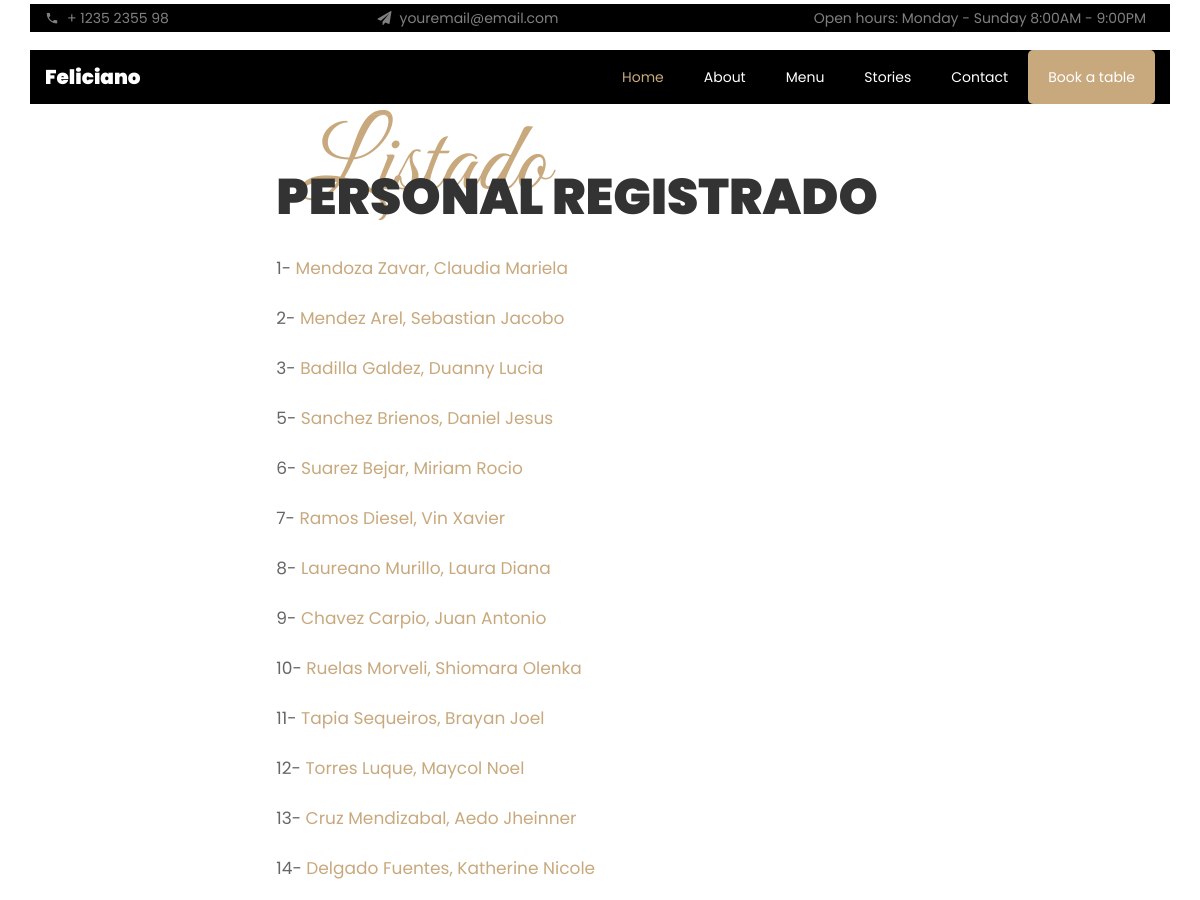
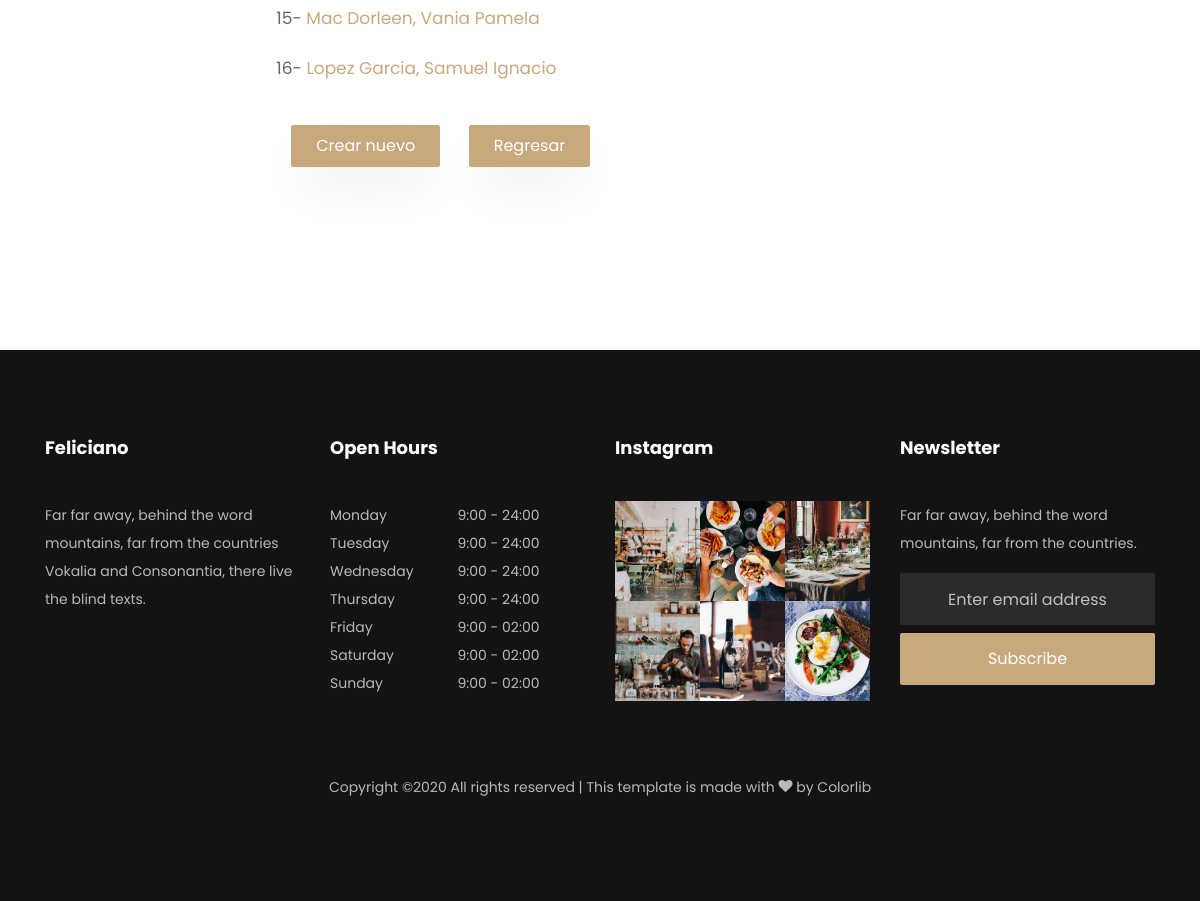
/persona/personal/, run on the app's committed database (2 pictures, top to bottom).
### persona/models.py (models this page shows)
class Personal(models.Model):
	nombre = models.CharField(max_length=100)
	apellido = models.CharField(max_length=100)
	id_trabajo = models.IntegerField()
	dni = models.IntegerField()
	edad = models.IntegerField()
	sexo = models.CharField(max_length=100, choices=genero, default='otro')
	telefono = models.IntegerField()
	direc = models.CharField(max_length=100)
	correo = models.CharField(max_length=50)
	cap_esp = models.BooleanField(default=False)
	def get_absolute_url(self):
		return reverse('persona:personal-detail', kwargs = {'pk': self.id})

### persona/views.py (the view)
# urls.py: path('personal/', PersonalListView.as_view(), name='personal-list'),
class PersonalListView(ListView):
	model = Personal

### persona/templates/persona/personal_list.html (shortened to what this page needs)
{% load static %}
<!DOCTYPE html>
<html lang="en">
  <head>
    <link rel="stylesheet" href="{% static 'css/open-iconic-bootstrap.min.css' %}">
    <link rel="stylesheet" href="{% static 'css/animate.css' %}">
    <link rel="stylesheet" href="{% static 'css/owl.carousel.min.css' %}">
    <link rel="stylesheet" href="{% static 'css/owl.theme.default.min.css' %}">
    <link rel="stylesheet" href="{% static 'css/magnific-popup.css' %}">
    <link rel="stylesheet" href="{% static 'css/aos.css' %}">
    <link rel="stylesheet" href="{% static 'css/ionicons.min.css' %}">
    <link rel="stylesheet" href="{% static 'css/bootstrap-datepicker.css' %}">
    <link rel="stylesheet" href="{% static 'css/jquery.timepicker.css' %}">
    <link rel="stylesheet" href="{% static 'css/flaticon.css' %}">
    <link rel="stylesheet" href="{% static 'css/icomoon.css' %}">
    <link rel="stylesheet" href="{% static 'css/style.css' %}">
  </head>
  <body>
    <div class="py-1 bg-black top">
    	<div class="container" style="background-color: black">
    		<div class="row no-gutters d-flex align-items-start align-items-center px-md-0">
	    		<div class="col-lg-12 d-block">
		    		<div class="row d-flex">
		    			<div class="col-md pr-4 d-flex topper align-items-center">
					    	<div class="icon mr-2 d-flex justify-content-center align-items-center"><span class="icon-phone2"></span></div>
						    <span class="text">+ 1235 2355 98</span>
					    </div>
					    <div class="col-md pr-4 d-flex topper align-items-center">
					    	<div class="icon mr-2 d-flex justify-content-center align-items-center"><span class="icon-paper-plane"></span></div>
						    <span class="text">youremail@email.com</span>
					    </div>
					    <div class="col-md-5 pr-4 d-flex topper align-items-center text-lg-right justify-content-end">
						    <p class="mb-0 register-link"><span>Open hours:</span> <span>Monday - Sunday</span> <span>8:00AM - 9:00PM</span></p>
					    </div>
				    </div>
			    </div>
		    </div>
		  </div>
    </div>
	  <nav class="navbar navbar-expand-lg navbar-dark ftco_navbar bg-dark ftco-navbar-light" id="ftco-navbar">
	    <div class="container" style="background-color: black">
	      <a class="navbar-brand" href="index.html">Feliciano</a>
	      <div class="collapse navbar-collapse" id="ftco-nav">
	        <ul class="navbar-nav ml-auto">
	        	<li class="nav-item active"><a href="index.html" class="nav-link">Home</a></li>
	        	<li class="nav-item"><a href="about.html" class="nav-link">About</a></li>
	        	<li class="nav-item"><a href="menu.html" class="nav-link">Menu</a></li>
	        	<li class="nav-item"><a href="blog.html" class="nav-link">Stories</a></li>
	          <li class="nav-item"><a href="contact.html" class="nav-link">Contact</a></li>
	          <li class="nav-item cta"><a href="reservation.html" class="nav-link">Book a table</a></li>
	        </ul>
	      </div>
	    </div>
	  </nav>
	<section class="ftco-section contact-section">
		<div class="container">
			<div class=" justify-content-center d-flex no-gutters">
		        <div class="col-md-7 order-md-last ftco-animate makereservation ">
			       	<div class="py-md-5">
				       	<div class="heading-section ftco-animate mb-4">
				         	<span class="subheading ml-4">Listado</span>
				            <h2 class="mb-8">PERSONAL REGISTRADO</h2>
				        </div>
						<div class="form-group">
						    {% block body %}
							{% for instance in object_list %}
								<p>{{ instance.id }}-
									<a href='{{ instance.get_absolute_url }}'>{{instance.apellido}}, {{ instance.nombre }}</a>
								</p>
							{% endfor %}
				        </div>
				        <div class="col-md-12 mt-3">
				           	<div class="form-group">
								<a href="create/" class="btn btn-primary py-2 px-4 mr-4 mt-4">Crear nuevo</a>
								<a href="../" class="btn btn-primary py-2 px-4 mr-4 mt-4">Regresar</a>
				           	</div>
				        </div>
				        {% endblock%}
				    </div>
			    </div>
			</div>
		</div>
	</section>
	<footer class="ftco-footer ftco-bg-dark ftco-section">
        <div class="container">
        	<div class="row mb-5">
	          	<div class="col-md-6 col-lg-3">
	            	<div class="ftco-footer-widget mb-4">
	              		<h2 class="ftco-heading-2">Feliciano</h2>
	              		<p>Far far away, behind the word mountains, far from the countries Vokalia and Consonantia, there live the blind texts.</p>
			            <ul class="ftco-footer-social list-unstyled float-md-left float-lft mt-3">
			            </ul>
	            	</div>
	          	</div>
	            <div class="col-md-6 col-lg-3">
	            	<div class="ftco-footer-widget mb-4">
	              		<h2 class="ftco-heading-2">Open Hours</h2>
			            <ul class="list-unstyled open-hours">
			                <li class="d-flex"><span>Monday</span><span>9:00 - 24:00</span></li>
			                <li class="d-flex"><span>Tuesday</span><span>9:00 - 24:00</span></li>
			                <li class="d-flex"><span>Wednesday</span><span>9:00 - 24:00</span></li>
			                <li class="d-flex"><span>Thursday</span><span>9:00 - 24:00</span></li>
			                <li class="d-flex"><span>Friday</span><span>9:00 - 02:00</span></li>
			                <li class="d-flex"><span>Saturday</span><span>9:00 - 02:00</span></li>
			                <li class="d-flex"><span>Sunday</span><span> 9:00 - 02:00</span></li>
			            </ul>
	            	</div>
	            </div>
		        <div class="col-md-6 col-lg-3">
		            <div class="ftco-footer-widget mb-4">
		        	    <h2 class="ftco-heading-2">Instagram</h2>
		            	<div class="thumb d-sm-flex">
			              	<a href="#" class="thumb-menu img" style="background-image: url({% static 'images/insta-1.jpg' %});">
			             	</a>
			            	<a href="#" class="thumb-menu img" style="background-image: url({% static 'images/insta-2.jpg' %});">
			            	</a>
			            	<a href="#" class="thumb-menu img" style="background-image: url({% static 'images/insta-3.jpg' %});">
			            	</a>
			            </div>
			            <div class="thumb d-flex">
			            	<a href="#" class="thumb-menu img" style="background-image: url({% static 'images/insta-4.jpg' %});">
			            	</a>
			            	<a href="#" class="thumb-menu img" style="background-image: url({% static 'images/insta-5.jpg' %});">
			            	</a>
			            	<a href="#" class="thumb-menu img" style="background-image: url({% static 'images/insta-6.jpg' %});">
			            	</a>
			            </div>
		            </div>
		        </div>
		        <div class="col-md-6 col-lg-3">
		            <div class="ftco-footer-widget mb-4">
		            	<h2 class="ftco-heading-2">Newsletter</h2>
		            	<p>Far far away, behind the word mountains, far from the countries.</p>
		                <form action="#" class="subscribe-form">
		          	      	<div class="form-group">
		            	    	<input type="text" class="form-control mb-2 text-center" placeholder="Enter email address">
		                		<input type="submit" value="Subscribe" class="form-control submit px-3">
		                	</div>
		              	</form>
		            </div>
		        </div>
        	</div>
        	<div class="row">
          		<div class="col-md-12 text-center">
            		<p>
  					Copyright &copy;<script>document.write(new Date().getFullYear());</script> All rights reserved | This template is made with <i class="icon-heart" aria-hidden="true"></i> by <a href="https://colorlib.com" target="_blank">Colorlib</a>
  					</p>
          		</div>
        	</div>
      	</div>
    </footer>
    </body>
</html>

### static/css/icomoon.css (style rules this page uses)
[class^="icon-"], [class*=" icon-"] { font-family: 'icomoon' !important; speak: none; font-style: normal; font-weight: normal; font-variant: normal; text-transform: none; line-height: 1; -webkit-font-smoothing: antialiased; -moz-osx-font-smoothing: grayscale; }
.icon-heart:before { content: "\f004"; }
.icon-paper-plane:before { content: "\f1d8"; }
.icon-phone2:before { content: "\e0cd"; }

### data on the page
Personal: id "1", apellido "Mendoza Zavar", nombre "Claudia Mariela"
Personal: id "2", apellido "Mendez Arel", nombre "Sebastian Jacobo"
Personal: id "3", apellido "Badilla Galdez", nombre "Duanny Lucia"
Personal: id "5", apellido "Sanchez Brienos", nombre "Daniel Jesus"
Personal: id "6", apellido "Suarez Bejar", nombre "Miriam Rocio"
Personal: id "7", apellido "Ramos Diesel", nombre "Vin Xavier"
Personal: id "8", apellido "Laureano Murillo", nombre "Laura Diana"
Personal: id "9", apellido "Chavez Carpio", nombre "Juan Antonio"
Personal: id "10", apellido "Ruelas Morveli", nombre "Shiomara Olenka"
Personal: id "11", apellido "Tapia Sequeiros", nombre "Brayan Joel"
Personal: id "12", apellido "Torres Luque", nombre "Maycol Noel"
Personal: id "13", apellido "Cruz Mendizabal", nombre "Aedo Jheinner"
Personal: id "14", apellido "Delgado Fuentes", nombre "Katherine Nicole"
Personal: id "15", apellido "Mac Dorleen", nombre "Vania Pamela"
Personal: id "16", apellido "Lopez Garcia", nombre "Samuel Ignacio"
